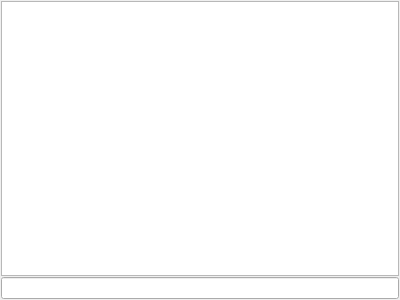
<?xml version="1.0" encoding="UTF-8"?>
<ui version="4.0">
 <class>ConsoleWidget</class>
 <widget class="QWidget" name="ConsoleWidget">
  <property name="geometry">
   <rect>
    <x>0</x>
    <y>0</y>
    <width>400</width>
    <height>300</height>
   </rect>
  </property>
  <property name="windowTitle">
   <string notr="true"/>
  </property>
  <layout class="QVBoxLayout" name="verticalLayout">
   <property name="spacing">
    <number>1</number>
   </property>
   <property name="margin">
    <number>1</number>
   </property>
   <item>
    <widget class="ConsoleOutputView" name="commandOutput"/>
   </item>
   <item>
    <widget class="ShellLineEdit" name="commandEdit"/>
   </item>
  </layout>
 </widget>
 <customwidgets>
  <customwidget>
   <class>ShellLineEdit</class>
   <extends>QLineEdit</extends>
   <header>shelllineedit.h</header>
  </customwidget>
  <customwidget>
   <class>ConsoleOutputView</class>
   <extends>QPlainTextEdit</extends>
   <header>consolewidget.h</header>
  </customwidget>
 </customwidgets>
 <resources/>
 <connections/>
</ui>
